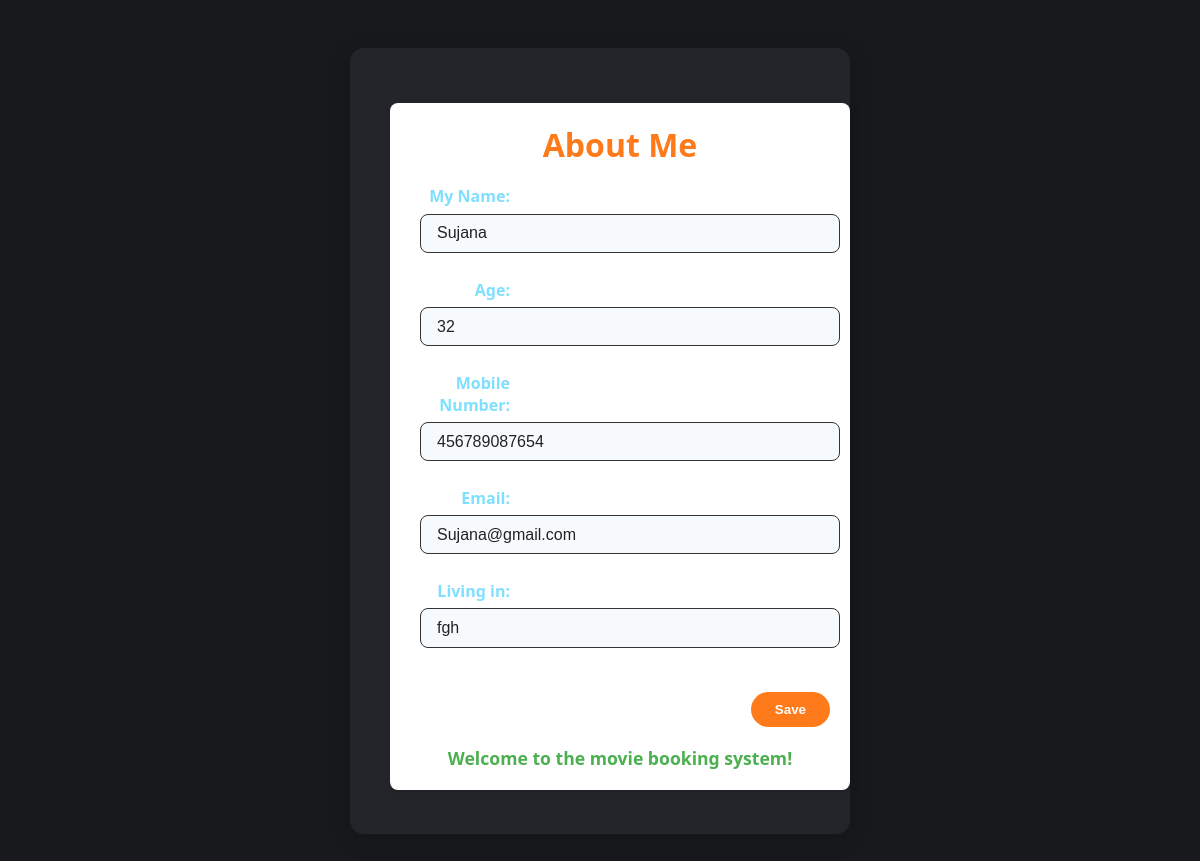
Screenshot of /profile (signed in) with the database file from the repository.
### tables this page shows
CREATE TABLE users (
    id INTEGER PRIMARY KEY AUTOINCREMENT,
    username TEXT UNIQUE NOT NULL,
    email TEXT UNIQUE NOT NULL,
    password TEXT NOT NULL,
    age INTEGER,
    phone TEXT,
    living TEXT
);

### app.py (the view, shortened to what this page needs)
@app.route('/profile', methods=['GET', 'POST'])
def profile():
    if 'user_id' not in session:
        flash('Please log in to view your profile.', 'warning')
        return redirect(url_for('login'))
    conn = get_db()
    user = conn.execute('SELECT * FROM users WHERE id=?', (session['user_id'],)).fetchone()
    conn.close()
    return render_template('profile.html', user=user)

### app.py (called while the page is built)
def get_db():
    conn = sqlite3.connect(DATABASE)
    conn.row_factory = sqlite3.Row
    return conn

### templates/profile.html (shortened to what this page needs)
<!DOCTYPE html>
<html lang="en">
<head>
    <link rel="stylesheet" href="/static/style.css">
</head>
<body>
    <div class="profile-card">
        <form method="POST" style="width:100%;">
            <div class="profile-title">About Me</div>
            <div class="profile-detail">
                <label for="username">My Name:</label>
                <input type="text" id="username" name="username" value="{{ user.username }}" required>
            </div>
            <div class="profile-detail">
                <label for="age">Age:</label>
                <input type="number" id="age" name="age" value="{{ user.age if user.age else '' }}">
            </div>
            <div class="profile-detail">
                <label for="phone">Mobile Number:</label>
                <input type="text" id="phone" name="phone" value="{{ user.phone if user.phone else '' }}">
            </div>
            <div class="profile-detail">
                <label for="email">Email:</label>
                <input type="email" id="email" name="email" value="{{ user.email }}" required>
            </div>
            <div class="profile-detail">
                <label for="living">Living in:</label>
                <input type="text" id="living" name="living" value="{{ user.living if user.living else '' }}">
            </div>
            <div style="display: flex; justify-content: flex-end; width: 100%;">
                <button type="submit" class="btn accent" style="margin-top: 1.2rem;">Save</button>
            </div>
            <div class="profile-welcome">Welcome to the movie booking system!</div>
        </form>
    </div>
</body>
</html>

### static/style.css (style rules this page uses)
body { font-family: Arial, sans-serif; background: #f4f4f4; margin: 0; padding: 0; text-align: center; }
form { background: #fff; display: inline-block; padding: 20px; margin: 20px auto; border-radius: 8px; box-shadow: 0 2px 8px rgba(0,0,0,0.1); }
label { display: inline-block; width: 100px; text-align: right; }
input[type="text"], input[type="email"], input[type="password"], input[type="number"] { margin: 5px 0 15px 10px; padding: 5px; border: 1px solid #ccc; border-radius: 4px; }
input[type="number"] { width: 60px; }
.btn { padding: 0.6rem 1.5rem; border: none; border-radius: 25px; background: #23252b; color: #fff; font-weight: bold; cursor: pointer; text-decoration: none; transition: background 0.2s, color 0.2s; }
.btn.accent, .btn.accent:hover { background: #ff7a1a; color: #fff; }

### templates/profile.html (style rules this page uses)
body { background: #18191c; color: #fff; font-family: 'Segoe UI', Arial, sans-serif; }
.profile-card { background: #23252b; border-radius: 14px; box-shadow: 0 4px 24px rgba(0,0,0,0.18); max-width: 420px; margin: 3rem auto; padding: 2.2rem 2.5rem 1.5rem 2.5rem; display: flex; flex-direction: column; align-items: flex-start; }
.profile-title { font-size: 2rem; font-weight: bold; margin-bottom: 1.2rem; color: #ff7a1a; }
.profile-detail { margin-bottom: 1.1rem; }
.profile-detail label { font-weight: bold; color: #7fdfff; display: block; margin-bottom: 0.2rem; }
.profile-welcome { color: #4caf50; font-weight: bold; margin-top: 1.2rem; font-size: 1.1rem; }
.profile-card input[type="text"], .profile-card input[type="number"], .profile-card input[type="email"] { width: 100%; padding: 0.6rem 1rem; border-radius: 8px; border: 1.5px solid #333; background: #f7fafd; color: #222; font-size: 1rem; margin-top: 0.2rem; margin-bottom: 0.5rem; box-sizing: border-box; }

### rows the page displays
users: username "Sujana", age "32", phone "456789087654", email "Sujana@gmail.com", living "fgh"
